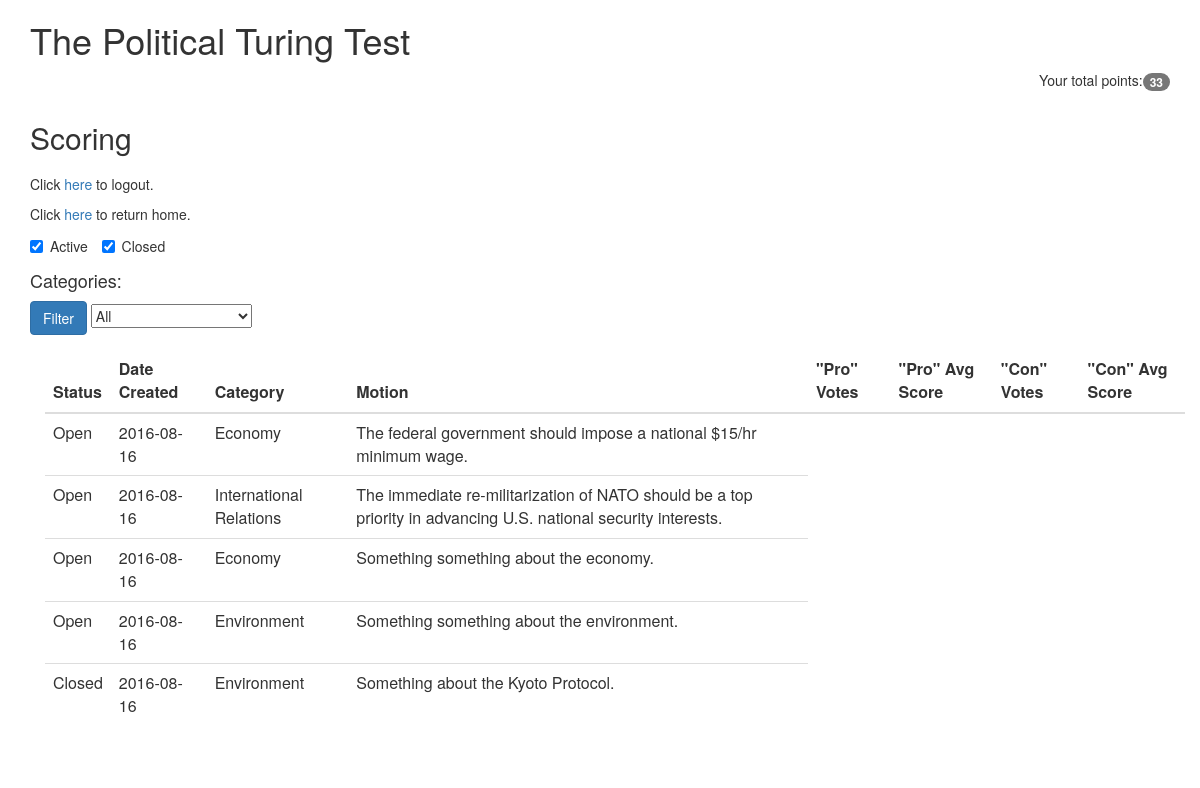
The app's page /scoring2 (signed in) with its own data.
### models.py (models this page shows, shortened)
class Topic(db.Model):
    __tablename__ = "topics"
    id = db.Column(db.Integer, primary_key=True)
    category = db.Column(db.String, nullable=False)
    topic = db.Column(db.String, nullable=False)
    author_id = db.Column(db.Integer, ForeignKey('users.id'))
    created_date = db.Column(db.Date, default=datetime.date.today)
    status = db.Column(db.Boolean, nullable=False)
    def return_status(self):
        if self.status == True:
            return "Open"
        else:
            return "Closed"
    def __repr__(self):
        return self.topic

### app.py (the view)
@app.route('/scoring2', methods=['GET'])
@login_required
def scoring2():
    user_points = get_user_points()
    category_filter = request.args.get('category_value', 'all')
    categories = db.session.query(Topic.category).distinct()
    user_motions = Motion.query.filter_by(user_id = session['user_id']).all()
    motion_ids = [motion.id for motion in user_motions]
    user_topics = [motion.topic_id for motion in user_motions]
    arguments = db.session.query(Argument).filter(Argument.motion_id.in_(motion_ids))
    motions = []
    for motion in user_motions:
        arguments = db.session.query(Argument).filter(Argument.motion_id == motion.id)
        topic = db.session.query(Topic).filter(Topic.id == motion.topic_id)
        motions.append([topic, arguments])
    for motion in motions:
        print "topic is...", motion[0][0]
        print "arguments are..."
        for m in motion[1]:
            print m
        print "..........."
    return render_template("scoring2.html", user_points=user_points, categories=categories, motions=motions)

### app.py (called while the page is built)
def login_required(f):
    @wraps(f)
    def wrap(*args, **kwargs):
        if 'logged_in' in session:
            return f(*args, **kwargs)
        else:
            flash('You need to login first.')
            return redirect(url_for('login'))
    return wrap

def get_user_points():
    user = User.query.filter_by(id=session['user_id'])
    return int(user[0].points)

### models.py (called while the page is built)
    def __repr__(self):
        return '<abstract {}'.format(self.abstract)

### templates/scoring2.html (shortened to what this page needs)
<html>
  <head>
    <link href="{{ url_for('static', filename='bootstrap.min.css') }}" rel="stylesheet" media="screen">
    <link rel="stylesheet" href="http://maxcdn.bootstrapcdn.com/bootstrap/3.3.5/css/bootstrap.min.css">
  </head>
  <body>
    <div class="container">
      <h1>The Political Turing Test</h1>
      {% if session['logged_in'] %}
      <p align="right">
        Your total points:<span class="badge">{{ user_points }}</span></a><br>
      </p>
      {% endif %}
    </div>
    <div class="container">
      <h2>Scoring</h2>
    </div>
    <div class="container">
    </div>
    <div class="container">
      <p>Click <a href="/logout">here</a> to logout.</p>
      <p>Click <a href="/">here</a> to return home.</p>
    </div>
    <div class="container">
      <form action="" method="get">
        <div class="form-group">
          <label class="checkbox-inline active"><input type="checkbox" value="active" checked="checked" name="choice">Active</label>
          <label class="checkbox-inline active"><input type="checkbox" value="closed" checked="checked" name="choice">Closed</label>
        </div>
        <h4>Categories:</h4>
        <div class="form-group">
          <button class="btn btn-primary" type="submit">Filter</button>
          <select name="category_value">
            <option value="all">All</option>
          </select>
        </div>
        <div class="container">
          <table class="table table-hover">
            <thead>
              <tr>
                <th>Status</th>
                <th>Date Created</th>
                <th>Category</th>
                <th>Motion</th>
                <th>"Pro" Votes</th>
                <th>"Pro" Avg Score</th>
                <th>"Con" Votes</th>
                <th>"Con" Avg Score</th>
             </tr>
            </thead>
            <tbody>
            {% for motion in motions %}
              <tr data-toggle="collapse" data-target="{{ motion[0][0].id }}accordion" data-parent="#account-table">
                <td>{{ motion[0][0].return_status() }}</td>
                <td>{{ motion[0][0].created_date }}</td>
                <td>{{ motion[0][0].category }}</td>
                <td>{{ motion[0][0].topic }}</td>
              </tr>
            {% endfor %}
            </tbody>
          </table>
        </div>
      </form>
    </div>
  </body>
</html>

### records on screen
Topic: status "Open", created_date "2016-08-16", category "Economy", topic "The federal government should impose a national $15/hr minimum wage."
Topic: status "Open", created_date "2016-08-16", category "International Relations", topic "The immediate re-militarization of NATO should be a top priority in advancing U.S. national security interests."
Topic: status "Open", created_date "2016-08-16", category "Economy", topic "Something something about the economy."
Topic: status "Open", created_date "2016-08-16", category "Environment", topic "Something something about the environment."
Topic: status "Closed", created_date "2016-08-16", category "Environment", topic "Something about the Kyoto Protocol."

### other values on screen
{{ user_points }} "33"
